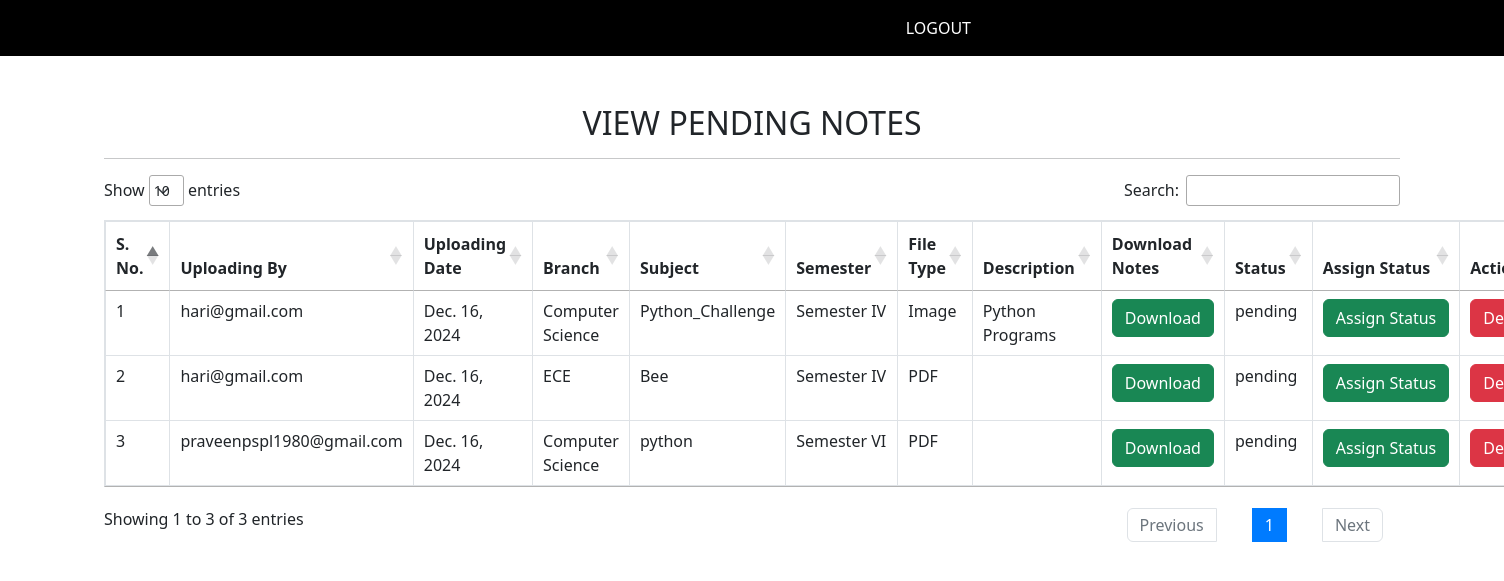
Screenshot of /pending_notes (signed in) with the database file from the repository.
### Notes/models.py (models this page shows, shortened)
class Notes(models.Model):
    user = models.ForeignKey(User, on_delete=models.CASCADE)
    uploadingdate= models.DateField(auto_now_add=True)
    branch = models.CharField(max_length=40)
    subject=models.CharField(max_length=40)
    designation=models.CharField(max_length=40,default="student")
    notesFile= models.FileField(null=True)
    filetype=models.CharField(max_length=40)
    description= models.CharField(max_length=200,null=True)
    status=models.CharField(max_length=40)
    semester=models.CharField(max_length=50,default="unknown")

### Notes/views.py (the view)
# urls.py: path('pending_notes',pending_notes, name='pending_notes'),
def pending_notes(request):
    if not request.user.is_authenticated:
        return redirect('admin_login')
    notes = Notes.objects.filter(status='pending')
    d = {'notes': notes}
    return render(request, 'pending_notes.html', d)

### Notes/templates/pending_notes.html (shortened to what this page needs)
{% extends 'admin_navigation.html' %}
{% load static %}
{% block body %}
<link rel="stylesheet" href="https://cdn.datatables.net/responsive/2.4.1/css/responsive.bootstrap5.min.css">
<link rel="stylesheet" href="https://cdn.datatables.net/1.13.6/css/jquery.dataTables.min.css">
<link rel="stylesheet" href="https://cdn.datatables.net/1.13.6/css/dataTables.bootstrap5.min.css">
<link rel="stylesheet" href="https://maxcdn.bootstrapcdn.com/bootstrap/5.3.0/css/bootstrap.min.css">
<div class="container mt-5">
    <h2 class="text-center">VIEW PENDING NOTES</h2>
    <hr>
    <table class="table table-bordered" id="example">
        <thead>
            <tr>
                <th>S. No.</th>
                <th>Uploading By</th>
                <th>Uploading Date</th>
                <th>Branch</th>
                <th>Subject</th>
                <th>Semester</th>
                <th>File Type</th>
                <th>Description</th>
                <th>Download Notes</th>
                <th>Status</th>
                <th>Assign Status</th>
                <th>Action</th>
            </tr>
        </thead>
        <tbody>
            {% for i in notes %}
            <tr>
                <td>{{ forloop.counter }}</td>
                <td>{{ i.user.username }}</td>
                <td>{{ i.uploadingdate }}</td>
                <td>{{ i.branch }}</td>
                <td>{{ i.subject }}</td>
                <td>{{ i.semester }}</td>
                <td>{{ i.filetype }}</td>
                <td>{{ i.description }}</td>
                <td><a href="{{ i.notesFile.url }}" class="btn btn-success" download>Download</a></td>
                <td>{{ i.status }}</td>
                <td><a href="{% url 'assign_status' i.id %}" class="btn btn-success">Assign&nbsp;Status</a></td>
                <td><a href="{% url 'delete_notes' i.id %}" class="btn btn-danger" onclick="return confirm('Are you sure you want to delete this note?')">Delete</a></td>
            </tr>
            {% empty %}
            <tr>
                <td colspan="12" class="text-center">No pending notes available</td>
            </tr>
            {% endfor %}
        </tbody>
    </table>
</div>
{% endblock %}

### rows the page displays
Notes: user.username "hari@gmail.com", uploadingdate "Dec. 16, 2024", branch "Computer Science", subject "Python_Challenge", semester "Semester IV", filetype "Image", description "Python Programs", status "pending"
Notes: user.username "hari@gmail.com", uploadingdate "Dec. 16, 2024", branch "ECE", subject "Bee", semester "Semester IV", filetype "PDF", status "pending"
Notes: user.username "praveenpspl1980@gmail.com", uploadingdate "Dec. 16, 2024", branch "Computer Science", subject "python", semester "Semester VI", filetype "PDF", status "pending"
